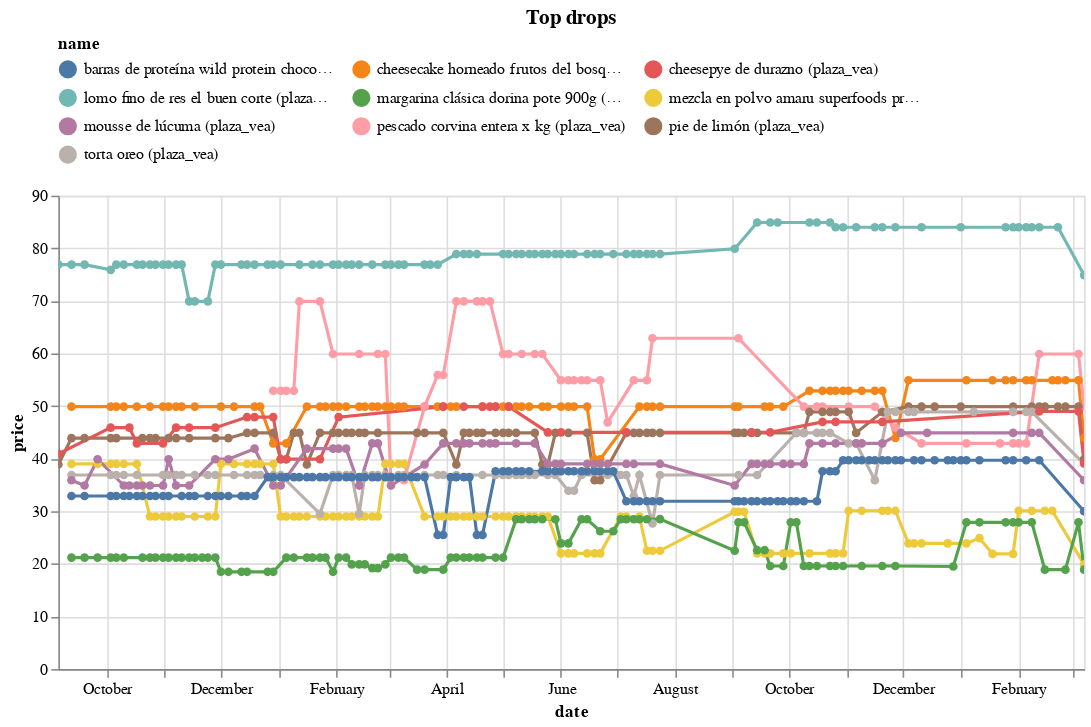

Notebook cell for this chart:
### Code cell
(top_changes_abs
 .sort_values('change')
 .head(10)
 .pipe(plot_changes, 'Top drops')
)

### Figure 1 — Vega-Lite specification as saved in the notebook (floating-point values rounded to 4 significant figures; data arrays with more than 128 entries replaced by an {"elided": "..."} marker saying what was removed)
{"config": {"view": {"continuousWidth": 300, "continuousHeight": 300}, "legend": {"columns": 3, "orient": "top"}}, "data": {"name": "data-99754f74da021a02dd2003beb78f3990"}, "mark": {"type": "line", "point": true}, "encoding": {"color": {"field": "name", "scale": {"domain": ["barras de proteína wild protein chocolate bitter caja 5un (plaza_vea)", "cheesecake horneado frutos del bosque (plaza_vea)", "cheesepye de durazno (plaza_vea)", "lomo fino de res el buen corte (plaza_vea)", "margarina clásica dorina pote 900g (plaza_vea)", "mezcla en polvo amaru superfoods protein pancake de cacao caja 350g (plaza_vea)", "mousse de lúcuma (plaza_vea)", "pescado corvina entera x kg (plaza_vea)", "pie de limón (plaza_vea)", "torta oreo (plaza_vea)"]}, "type": "nominal"}, "tooltip": [{"field": "name", "type": "nominal"}, {"field": "price", "type": "quantitative"}, {"field": "last_price", "type": "quantitative"}], "x": {"field": "date", "type": "temporal"}, "y": {"field": "price", "type": "quantitative"}}, "params": [{"name": "param_9", "select": {"type": "point", "fields": ["name"]}, "bind": "legend"}, {"name": "param_10", "select": {"type": "interval", "encodings": ["x", "y"]}, "bind": "scales"}], "title": "Top drops", "transform": [{"filter": {"param": "param_9"}}], "width": 650, "$schema": "https://vega.github.io/schema/vega-lite/v5.16.3.json", "datasets": {"data-99754f74da021a02dd2003beb78f3990": {"elided": "792 records"}}}
